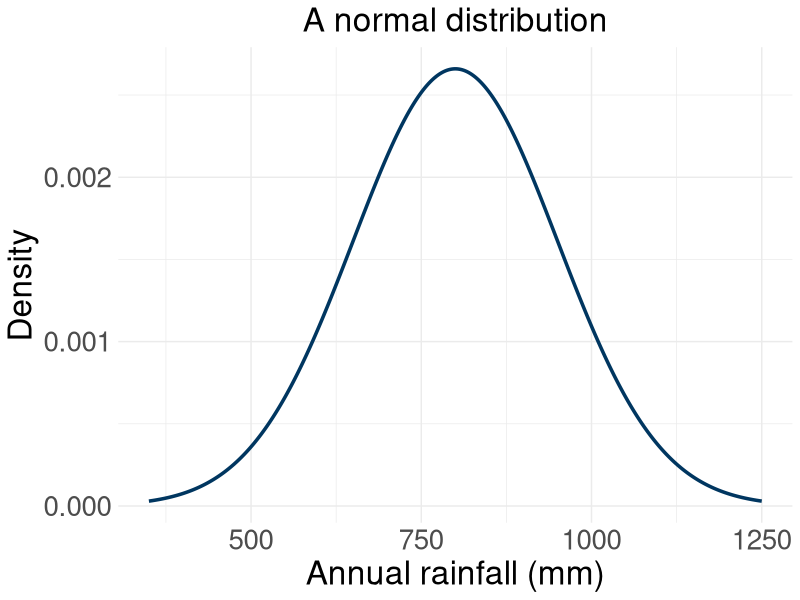
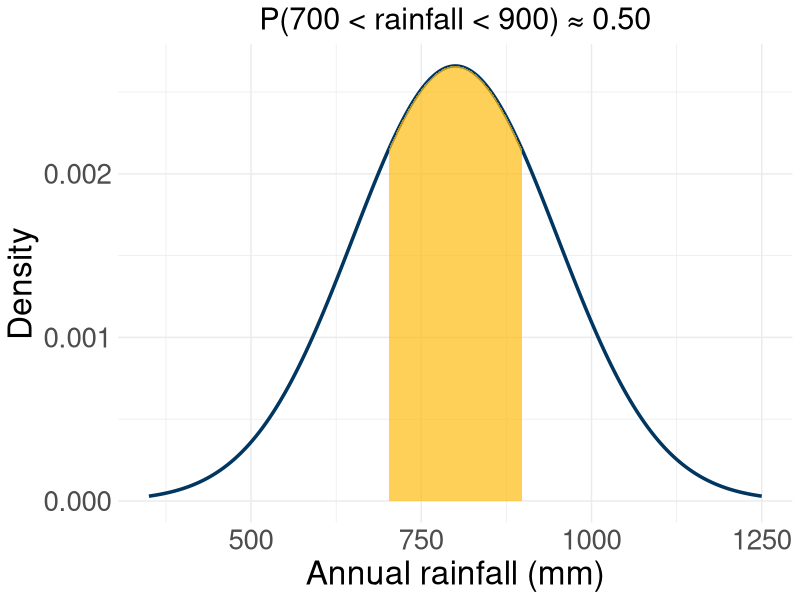

Write the R code that produced these figures, in order. (Note: this script raises an error after producing the figures.)
## ---- chunk 1
#| eval: true
#| echo: false
#| warning: false
#| out-width: "80%"
#| fig-align: "center"
library(tidyverse)

x <- seq(350, 1250, length.out = 400)
df <- data.frame(x = x, y = dnorm(x, mean = 800, sd = 150))

ggplot(df, aes(x = x, y = y)) +
  geom_line(linewidth = 1.2, color = "#003660") +
  labs(x = "Annual rainfall (mm)", y = "Density", title = "A normal distribution") +
  theme_minimal() +
  theme(
    axis.text = element_text(size = 20),
    axis.title = element_text(size = 24),
    plot.title = element_text(size = 24, hjust = 0.5)
  )
## ---- chunk 2
#| eval: true
#| echo: false
#| warning: false
#| out-width: "80%"
#| fig-align: "center"
x <- seq(350, 1250, length.out = 400)
df <- data.frame(x = x, y = dnorm(x, mean = 800, sd = 150))
shade <- df |> filter(x >= 700, x <= 900)

ggplot(df, aes(x = x, y = y)) +
  geom_line(linewidth = 1.2, color = "#003660") +
  geom_ribbon(data = shade, aes(x = x, ymin = 0, ymax = y), fill = "#FEBC11", alpha = 0.7) +
  labs(x = "Annual rainfall (mm)", y = "Density", title = "P(700 < rainfall < 900) ≈ 0.50") +
  theme_minimal() +
  theme(
    axis.text = element_text(size = 20),
    axis.title = element_text(size = 24),
    plot.title = element_text(size = 22, hjust = 0.5)
  )
## ---- chunk 3
#| eval: true
#| echo: false
#| out-width: "100%"
#| fig-align: "center"
knitr::include_graphics("images/t_test_1.jpg")
## ---- chunk 4
#| eval: true
#| echo: false
#| out-width: "100%"
#| fig-align: "center"
knitr::include_graphics("images/t_test_2.jpg")
## ---- chunk 5
#| eval: true
#| echo: false
#| out-width: "100%"
#| fig-align: "center"
knitr::include_graphics("images/t_test_3.jpg")
## ---- chunk 6
#| eval: true
#| echo: false
#| out-width: "100%"
#| fig-align: "center"
knitr::include_graphics("images/t_test_4.jpg")
## ---- chunk 7
#| eval: true
#| echo: false
#| out-width: "100%"
#| fig-align: "center"
knitr::include_graphics("images/t_test_5.jpg")
## ---- chunk 8
#| eval: true
#| echo: false
#| out-width: "100%"
#| fig-align: "center"
knitr::include_graphics("images/t_test_6.jpg")
## ---- chunk 9
#| eval: true
#| echo: false
#| out-width: "100%"
#| fig-align: "center"
knitr::include_graphics("images/t_test_7.jpg")
## ---- chunk 10
#| eval: true
#| echo: false
#| out-width: "100%"
#| fig-align: "center"
knitr::include_graphics("images/t_test_8.jpg")
## ---- chunk 11
#| eval: true
#| echo: false
#| out-width: "100%"
#| fig-align: "center"
knitr::include_graphics("images/type_1_errors.png")
## ---- chunk 12
#| eval: true
#| echo: false
#| out-width: "100%"
#| fig-align: "center"
knitr::include_graphics("images/type_2_errors.png")
